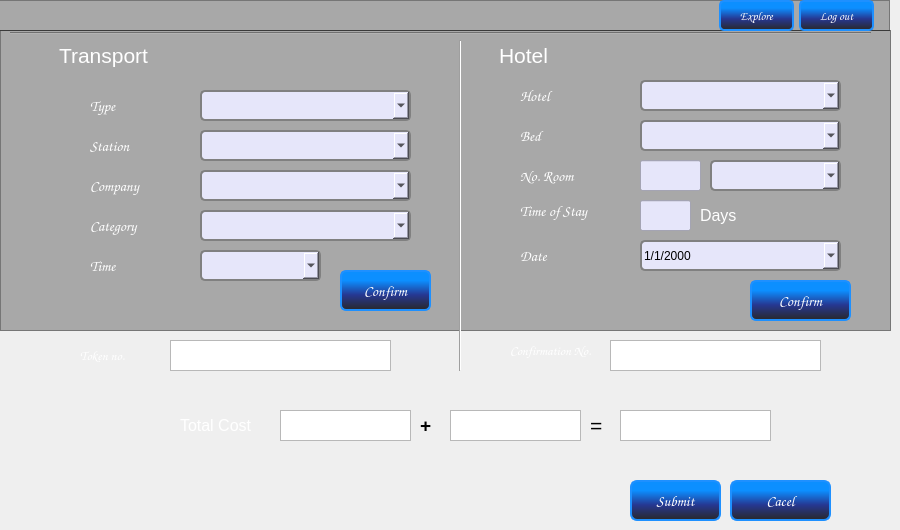
    <widget class="QWidget" name="BOOKING">
     <property name="font">
      <font>
       <family>Comic Sans MS</family>
       <pointsize>10</pointsize>
      </font>
     </property>
     <property name="styleSheet">
      <string notr="true">QPushButton{background:qlineargradient(spread:pad, x1:0.477273, y1:1, x2:0.477273, y2:0.107955, stop:0 rgba(41, 41, 41, 255), stop:0.431818 rgba(38, 55, 145, 255), stop:0.846591 rgba(12, 143, 255, 255));
border-radius:7px;
color:white;
border:2px solid DodgerBlue;
}
QPushButton:hover{background:qlineargradient(spread:pad, x1:0.477273, y1:1, x2:0.477273, y2:0.107955, stop:0 rgba(12, 143, 255, 255), stop:0.431818 rgba(38, 55, 145, 255), stop:0.846591 rgba(41, 41, 41, 255))
}

</string>
     </property>
     <widget class="QTextBrowser" name="textBrowser_2">
      <property name="geometry">
       <rect>
        <x>170</x>
        <y>340</y>
        <width>221</width>
        <height>31</height>
       </rect>
      </property>
     </widget>
     <widget class="QLabel" name="label_17">
      <property name="geometry">
       <rect>
        <x>80</x>
        <y>340</y>
        <width>71</width>
        <height>31</height>
       </rect>
      </property>
      <property name="styleSheet">
       <string notr="true">color: rgb(255, 255, 255);</string>
      </property>
      <property name="text">
       <string>Token no.</string>
      </property>
     </widget>
     <widget class="QPushButton" name="cancelbtn">
      <property name="geometry">
       <rect>
        <x>730</x>
        <y>480</y>
        <width>101</width>
        <height>41</height>
       </rect>
      </property>
      <property name="font">
       <font>
        <family>Comic Sans MS</family>
        <pointsize>11</pointsize>
       </font>
      </property>
      <property name="cursor">
       <cursorShape>PointingHandCursor</cursorShape>
      </property>
      <property name="text">
       <string>Cacel</string>
      </property>
     </widget>
     <widget class="Line" name="line_3">
      <property name="geometry">
       <rect>
        <x>10</x>
        <y>25</y>
        <width>861</width>
        <height>16</height>
       </rect>
      </property>
      <property name="orientation">
       <enum>Qt::Horizontal</enum>
      </property>
     </widget>
     <widget class="QLabel" name="label_29">
      <property name="geometry">
       <rect>
        <x>180</x>
        <y>410</y>
        <width>111</width>
        <height>31</height>
       </rect>
      </property>
      <property name="font">
       <font>
        <pointsize>12</pointsize>
       </font>
      </property>
      <property name="styleSheet">
       <string notr="true">color: rgb(255, 255, 255);</string>
      </property>
      <property name="text">
       <string>Total Cost</string>
      </property>
     </widget>
     <widget class="QTextBrowser" name="textBrowser_3">
      <property name="geometry">
       <rect>
        <x>280</x>
        <y>410</y>
        <width>131</width>
        <height>31</height>
       </rect>
      </property>
     </widget>
     <widget class="QLabel" name="label_30">
      <property name="geometry">
       <rect>
        <x>420</x>
        <y>410</y>
        <width>16</width>
        <height>31</height>
       </rect>
      </property>
      <property name="font">
       <font>
        <pointsize>14</pointsize>
        <weight>75</weight>
        <bold>true</bold>
       </font>
      </property>
      <property name="text">
       <string>+</string>
      </property>
     </widget>
     <widget class="QTextBrowser" name="textBrowser_4">
      <property name="geometry">
       <rect>
        <x>450</x>
        <y>410</y>
        <width>131</width>
        <height>31</height>
       </rect>
      </property>
     </widget>
     <widget class="QLabel" name="label_31">
      <property name="geometry">
       <rect>
        <x>590</x>
        <y>410</y>
        <width>16</width>
        <height>31</height>
       </rect>
      </property>
      <property name="font">
       <font>
        <pointsize>16</pointsize>
       </font>
      </property>
      <property name="text">
       <string>=</string>
      </property>
     </widget>
     <widget class="QTextBrowser" name="textBrowser_5">
      <property name="geometry">
       <rect>
        <x>620</x>
        <y>410</y>
        <width>151</width>
        <height>31</height>
       </rect>
      </property>
     </widget>
     <widget class="QLabel" name="label_61">
      <property name="geometry">
       <rect>
        <x>510</x>
        <y>340</y>
        <width>91</width>
        <height>21</height>
       </rect>
      </property>
      <property name="styleSheet">
       <string notr="true">color: rgb(255, 255, 255);</string>
      </property>
      <property name="text">
       <string>Confirmation No.</string>
      </property>
     </widget>
     <widget class="QTextBrowser" name="textBrowser_6">
      <property name="geometry">
       <rect>
        <x>610</x>
        <y>340</y>
        <width>211</width>
        <height>31</height>
       </rect>
      </property>
     </widget>
     <widget class="QPushButton" name="submitbtn">
      <property name="geometry">
       <rect>
        <x>630</x>
        <y>480</y>
        <width>91</width>
        <height>41</height>
       </rect>
      </property>
      <property name="font">
       <font>
        <family>Comic Sans MS</family>
        <pointsize>11</pointsize>
       </font>
      </property>
      <property name="cursor">
       <cursorShape>PointingHandCursor</cursorShape>
      </property>
      <property name="text">
       <string>Submit</string>
      </property>
     </widget>
     <widget class="QFrame" name="frame_3">
      <property name="geometry">
       <rect>
        <x>0</x>
        <y>30</y>
        <width>891</width>
        <height>301</height>
       </rect>
      </property>
      <property name="styleSheet">
       <string notr="true">  background-color:rgba(0,0,0,0.3);</string>
      </property>
      <property name="frameShape">
       <enum>QFrame::StyledPanel</enum>
      </property>
      <property name="frameShadow">
       <enum>QFrame::Raised</enum>
      </property>
      <widget class="QComboBox" name="comboBox_4">
       <property name="geometry">
        <rect>
         <x>200</x>
         <y>60</y>
         <width>211</width>
         <height>31</height>
        </rect>
       </property>
       <property name="styleSheet">
        <string notr="true">background:Lavender;
border:2px solid gray;
border-radius:5px</string>
       </property>
      </widget>
      <widget class="QLabel" name="label_53">
       <property name="geometry">
        <rect>
         <x>90</x>
         <y>100</y>
         <width>61</width>
         <height>31</height>
        </rect>
       </property>
       <property name="font">
        <font>
         <family>Comic Sans MS</family>
         <pointsize>11</pointsize>
         <weight>50</weight>
         <bold>false</bold>
        </font>
       </property>
       <property name="styleSheet">
        <string notr="true">color: rgb(255, 255, 255)
;background:transparent</string>
       </property>
       <property name="text">
        <string>Station</string>
       </property>
      </widget>
      <widget class="QComboBox" name="comboBox_5">
       <property name="geometry">
        <rect>
         <x>200</x>
         <y>140</y>
         <width>211</width>
         <height>31</height>
        </rect>
       </property>
       <property name="styleSheet">
        <string notr="true">background:Lavender;
border:2px solid gray;
border-radius:5px</string>
       </property>
      </widget>
      <widget class="QComboBox" name="comboBox_6">
       <property name="geometry">
        <rect>
         <x>200</x>
         <y>180</y>
         <width>211</width>
         <height>31</height>
        </rect>
       </property>
       <property name="styleSheet">
        <string notr="true">background:Lavender;
border:2px solid gray;
border-radius:5px</string>
       </property>
      </widget>
      <widget class="QComboBox" name="comboBox_10">
       <property name="geometry">
        <rect>
         <x>200</x>
         <y>220</y>
         <width>121</width>
         <height>31</height>
        </rect>
       </property>
       <property name="styleSheet">
        <string notr="true">background:Lavender;
border:2px solid gray;
border-radius:5px</string>
       </property>
      </widget>
      <widget class="QPushButton" name="pushButton_3">
       <property name="geometry">
        <rect>
         <x>340</x>
         <y>240</y>
         <width>91</width>
         <height>41</height>
        </rect>
       </property>
       <property name="font">
        <font>
         <family>Comic Sans MS</family>
         <pointsize>11</pointsize>
        </font>
       </property>
       <property name="cursor">
        <cursorShape>PointingHandCursor</cursorShape>
       </property>
       <property name="styleSheet">
        <string notr="true">QPushButton{background:qlineargradient(spread:pad, x1:0.477273, y1:1, x2:0.477273, y2:0.107955, stop:0 rgba(41, 41, 41, 255), stop:0.431818 rgba(38, 55, 145, 255), stop:0.846591 rgba(12, 143, 255, 255));
border-radius:6px;
color:white;
border:2px solid DodgerBlue;
}
QPushButton:hover{background:qlineargradient(spread:pad, x1:0.477273, y1:1, x2:0.477273, y2:0.107955, stop:0 rgba(12, 143, 255, 255), stop:0.431818 rgba(38, 55, 145, 255), stop:0.846591 rgba(41, 41, 41, 255))
}
</string>
       </property>
       <property name="text">
        <string>Confirm</string>
       </property>
      </widget>
      <widget class="QLabel" name="label_9">
       <property name="geometry">
        <rect>
         <x>90</x>
         <y>140</y>
         <width>71</width>
         <height>31</height>
        </rect>
       </property>
       <property name="font">
        <font>
         <family>Comic Sans MS</family>
         <pointsize>11</pointsize>
        </font>
       </property>
       <property name="styleSheet">
        <string notr="true">color: rgb(255, 255, 255);background:transparent</string>
       </property>
       <property name="text">
        <string>Company</string>
       </property>
      </widget>
      <widget class="QLabel" name="label_10">
       <property name="geometry">
        <rect>
         <x>90</x>
         <y>180</y>
         <width>71</width>
         <height>31</height>
        </rect>
       </property>
       <property name="font">
        <font>
         <family>Comic Sans MS</family>
         <pointsize>11</pointsize>
        </font>
       </property>
       <property name="styleSheet">
        <string notr="true">color: rgb(255, 255, 255)
;background:transparent</string>
       </property>
       <property name="text">
        <string>Category</string>
       </property>
      </widget>
      <widget class="QLabel" name="label_11">
       <property name="geometry">
        <rect>
         <x>90</x>
         <y>220</y>
         <width>61</width>
         <height>31</height>
        </rect>
       </property>
       <property name="font">
        <font>
         <family>Comic Sans MS</family>
         <pointsize>11</pointsize>
        </font>
       </property>
       <property name="styleSheet">
        <string notr="true">color: rgb(255, 255, 255);background:transparent</string>
       </property>
       <property name="text">
        <string>Time</string>
       </property>
      </widget>
      <widget class="QComboBox" name="comboBox_12">
       <property name="geometry">
        <rect>
         <x>200</x>
         <y>100</y>
         <width>211</width>
         <height>31</height>
        </rect>
       </property>
       <property name="styleSheet">
        <string notr="true">background:Lavender;
border:2px solid gray;
border-radius:5px</string>
       </property>
      </widget>
      <widget class="QLabel" name="label_8">
       <property name="geometry">
        <rect>
         <x>90</x>
         <y>60</y>
         <width>61</width>
         <height>31</height>
        </rect>
       </property>
       <property name="font">
        <font>
         <family>Comic Sans MS</family>
         <pointsize>11</pointsize>
        </font>
       </property>
       <property name="styleSheet">
        <string notr="true">color: white
;background:transparent</string>
       </property>
       <property name="text">
        <string>Type</string>
       </property>
      </widget>
      <widget class="QCheckBox" name="checkBox">
       <property name="geometry">
        <rect>
         <x>40</x>
         <y>10</y>
         <width>181</width>
         <height>31</height>
        </rect>
       </property>
       <property name="font">
        <font>
         <pointsize>16</pointsize>
        </font>
       </property>
       <property name="styleSheet">
        <string notr="true">color:white;
background:transparent
</string>
       </property>
       <property name="text">
        <string>Transport</string>
       </property>
      </widget>
      <widget class="QCheckBox" name="checkBox_2">
       <property name="geometry">
        <rect>
         <x>480</x>
         <y>10</y>
         <width>151</width>
         <height>31</height>
        </rect>
       </property>
       <property name="font">
        <font>
         <pointsize>16</pointsize>
        </font>
       </property>
       <property name="styleSheet">
        <string notr="true">background:transparent;
color:white;</string>
       </property>
       <property name="text">
        <string>Hotel</string>
       </property>
      </widget>
      <widget class="QLabel" name="label_12">
       <property name="geometry">
        <rect>
         <x>520</x>
         <y>50</y>
         <width>61</width>
         <height>31</height>
        </rect>
       </property>
       <property name="font">
        <font>
         <family>Comic Sans MS</family>
         <pointsize>11</pointsize>
        </font>
       </property>
       <property name="styleSheet">
        <string notr="true">color:white;
background:transparent</string>
       </property>
       <property name="text">
        <string>Hotel</string>
       </property>
      </widget>
      <widget class="QLabel" name="label_14">
       <property name="geometry">
        <rect>
         <x>520</x>
         <y>90</y>
         <width>71</width>
         <height>31</height>
        </rect>
       </property>
       <property name="font">
        <font>
         <family>Comic Sans MS</family>
         <pointsize>11</pointsize>
        </font>
       </property>
       <property name="styleSheet">
        <string notr="true">color: white;
background:transparent</string>
       </property>
       <property name="text">
        <string>Bed</string>
       </property>
      </widget>
      <widget class="QLabel" name="label_13">
       <property name="geometry">
        <rect>
         <x>520</x>
         <y>130</y>
         <width>71</width>
         <height>31</height>
        </rect>
       </property>
       <property name="font">
        <font>
         <family>Comic Sans MS</family>
         <pointsize>11</pointsize>
        </font>
       </property>
       <property name="styleSheet">
        <string notr="true">color:white;
background:transparent</string>
       </property>
       <property name="text">
        <string>No. Room</string>
       </property>
      </widget>
      <widget class="QLabel" name="label_15">
       <property name="geometry">
        <rect>
         <x>520</x>
         <y>170</y>
         <width>101</width>
         <height>21</height>
        </rect>
       </property>
       <property name="font">
        <font>
         <family>Comic Sans MS</family>
         <pointsize>11</pointsize>
        </font>
       </property>
       <property name="styleSheet">
        <string notr="true">color: rgb(255, 255, 255);
background:transparent</string>
       </property>
       <property name="text">
        <string>Time of Stay</string>
       </property>
      </widget>
      <widget class="QLabel" name="label_16">
       <property name="geometry">
        <rect>
         <x>520</x>
         <y>210</y>
         <width>71</width>
         <height>31</height>
        </rect>
       </property>
       <property name="font">
        <font>
         <family>Comic Sans MS</family>
         <pointsize>11</pointsize>
        </font>
       </property>
       <property name="styleSheet">
        <string notr="true">color: rgb(255, 255, 255);
background:transparent</string>
       </property>
       <property name="text">
        <string>Date</string>
       </property>
      </widget>
      <widget class="QLineEdit" name="lineEdit_4">
       <property name="geometry">
        <rect>
         <x>640</x>
         <y>130</y>
         <width>61</width>
         <height>31</height>
        </rect>
       </property>
       <property name="styleSheet">
        <string notr="true">background:Lavender</string>
       </property>
      </widget>
      <widget class="QComboBox" name="comboBox_7">
       <property name="geometry">
        <rect>
         <x>640</x>
         <y>50</y>
         <width>201</width>
         <height>31</height>
        </rect>
       </property>
       <property name="styleSheet">
        <string notr="true">background:Lavender;
border:2px solid gray;
border-radius:5px</string>
       </property>
      </widget>
      <widget class="QComboBox" name="comboBox_9">
       <property name="geometry">
        <rect>
         <x>640</x>
         <y>90</y>
         <width>201</width>
         <height>31</height>
        </rect>
       </property>
       <property name="styleSheet">
        <string notr="true">background:Lavender;
border:2px solid gray;
border-radius:5px</string>
       </property>
      </widget>
      <widget class="QComboBox" name="comboBox_8">
       <property name="geometry">
        <rect>
         <x>710</x>
         <y>130</y>
         <width>131</width>
         <height>31</height>
        </rect>
       </property>
       <property name="styleSheet">
        <string notr="true">background:Lavender;
border:2px solid gray;
border-radius:5px</string>
       </property>
      </widget>
      <widget class="QLineEdit" name="lineEdit_3">
       <property name="geometry">
        <rect>
         <x>640</x>
         <y>170</y>
         <width>51</width>
         <height>31</height>
        </rect>
       </property>
       <property name="styleSheet">
        <string notr="true">background:Lavender</string>
       </property>
      </widget>
      <widget class="QDateEdit" name="dateEdit">
       <property name="geometry">
        <rect>
         <x>640</x>
         <y>210</y>
         <width>201</width>
         <height>31</height>
        </rect>
       </property>
       <property name="styleSheet">
        <string notr="true">background:Lavender;
border:2px solid gray;
border-radius:5px;
color:black</string>
       </property>
       <property name="displayFormat">
        <string>d/M/yyyy</string>
       </property>
       <property name="calendarPopup">
        <bool>true</bool>
       </property>
      </widget>
      <widget class="QLabel" name="label_32">
       <property name="geometry">
        <rect>
         <x>700</x>
         <y>170</y>
         <width>61</width>
         <height>31</height>
        </rect>
       </property>
       <property name="font">
        <font>
         <pointsize>12</pointsize>
        </font>
       </property>
       <property name="styleSheet">
        <string notr="true">color:white;
background:transparent</string>
       </property>
       <property name="text">
        <string>Days</string>
       </property>
      </widget>
      <widget class="QPushButton" name="pushButton_4">
       <property name="geometry">
        <rect>
         <x>750</x>
         <y>250</y>
         <width>101</width>
         <height>41</height>
        </rect>
       </property>
       <property name="font">
        <font>
         <family>Comic Sans MS</family>
         <pointsize>11</pointsize>
        </font>
       </property>
       <property name="styleSheet">
        <string notr="true">QPushButton{background:qlineargradient(spread:pad, x1:0.477273, y1:1, x2:0.477273, y2:0.107955, stop:0 rgba(41, 41, 41, 255), stop:0.431818 rgba(38, 55, 145, 255), stop:0.846591 rgba(12, 143, 255, 255));
border-radius:6px;
color:white;
border:2px solid DodgerBlue;
}
QPushButton:hover{background:qlineargradient(spread:pad, x1:0.477273, y1:1, x2:0.477273, y2:0.107955, stop:0 rgba(12, 143, 255, 255), stop:0.431818 rgba(38, 55, 145, 255), stop:0.846591 rgba(41, 41, 41, 255))
}
</string>
       </property>
       <property name="text">
        <string>Confirm</string>
       </property>
      </widget>
     </widget>
     <widget class="Line" name="line">
      <property name="geometry">
       <rect>
        <x>450</x>
        <y>40</y>
        <width>20</width>
        <height>331</height>
       </rect>
      </property>
      <property name="orientation">
       <enum>Qt::Vertical</enum>
      </property>
     </widget>
     <widget class="QFrame" name="frame_5">
      <property name="geometry">
       <rect>
        <x>-1</x>
        <y>0</y>
        <width>891</width>
        <height>31</height>
       </rect>
      </property>
      <property name="styleSheet">
       <string notr="true">background-color:rgba(0,0,0,0.3);</string>
      </property>
      <property name="frameShape">
       <enum>QFrame::StyledPanel</enum>
      </property>
      <property name="frameShadow">
       <enum>QFrame::Raised</enum>
      </property>
      <widget class="QPushButton" name="pushButton_12">
       <property name="geometry">
        <rect>
         <x>720</x>
         <y>0</y>
         <width>75</width>
         <height>31</height>
        </rect>
       </property>
       <property name="font">
        <font>
         <family>Comic Sans MS</family>
         <pointsize>9</pointsize>
        </font>
       </property>
       <property name="cursor">
        <cursorShape>PointingHandCursor</cursorShape>
       </property>
       <property name="styleSheet">
        <string notr="true">QPushButton#pushButton_12{border-radius:5px;background:qlineargradient(spread:pad, x1:0.477273, y1:1, x2:0.477273, y2:0.107955, stop:0 rgba(41, 41, 41, 255), stop:0.431818 rgba(38, 55, 145, 255), stop:0.846591 rgba(12, 143, 255, 255));}
QPushButton#pushButton_12:hover{background:qlineargradient(spread:pad, x1:0.477273, y1:1, x2:0.477273, y2:0.107955, stop:0 rgba(12, 143, 255, 255), stop:0.431818 rgba(38, 55, 145, 255), stop:0.846591 rgba(41, 41, 41, 255))
}
</string>
       </property>
       <property name="text">
        <string>Explore</string>
       </property>
      </widget>
      <widget class="QPushButton" name="pushButton_15">
       <property name="geometry">
        <rect>
         <x>800</x>
         <y>0</y>
         <width>75</width>
         <height>31</height>
        </rect>
       </property>
       <property name="font">
        <font>
         <family>Comic Sans MS</family>
         <pointsize>9</pointsize>
        </font>
       </property>
       <property name="cursor">
        <cursorShape>PointingHandCursor</cursorShape>
       </property>
       <property name="styleSheet">
        <string notr="true">QPushButton#pushButton_15{border-radius:5px;background:qlineargradient(spread:pad, x1:0.477273, y1:1, x2:0.477273, y2:0.107955, stop:0 rgba(41, 41, 41, 255), stop:0.431818 rgba(38, 55, 145, 255), stop:0.846591 rgba(12, 143, 255, 255));}
QPushButton#pushButton_15:hover{background:qlineargradient(spread:pad, x1:0.477273, y1:1, x2:0.477273, y2:0.107955, stop:0 rgba(12, 143, 255, 255), stop:0.431818 rgba(38, 55, 145, 255), stop:0.846591 rgba(41, 41, 41, 255))
}

</string>
       </property>
       <property name="text">
        <string>Log out</string>
       </property>
      </widget>
     </widget>
    </widget>
